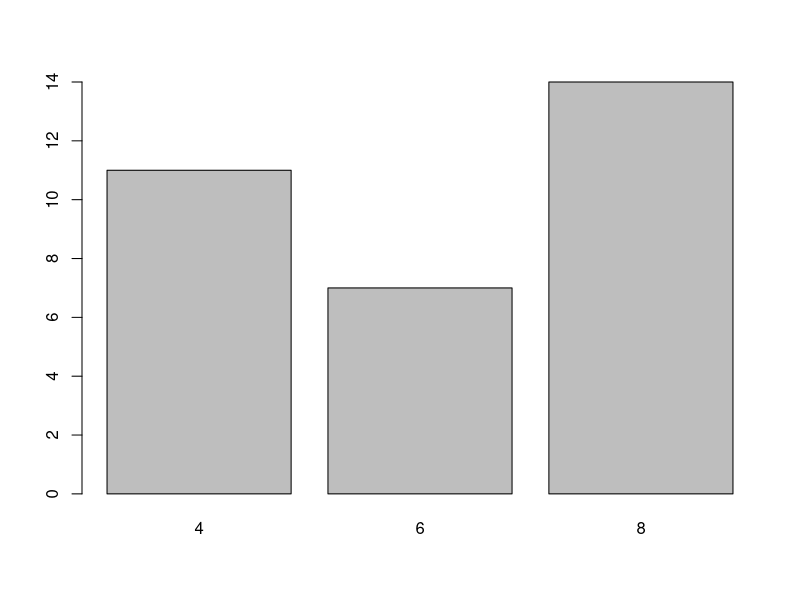
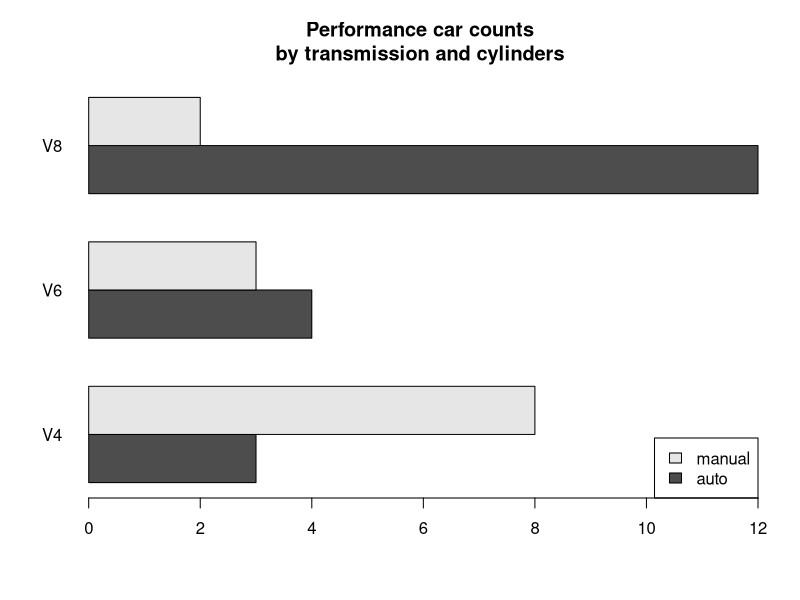

Write the R code that produced these figures, in order. (Note: this script raises an error after producing the figures.)
# _______________________________ BASIC DATA VISUALIZATION _________________________________________
# Data visualization is an important part of a statistical analysis. The 
# visualization tools appropriate for a given data set are dependent upon the 
# types of variables
# Plot and ggplot2 help for visualization.

#----- ----- ------  ----- ----- ------  ----- ----- ------  ----- ----- ------
# Barplots and Pie Charts

# Barplots and pie charts are commonly used to visualize qualitative data by 
# category frequency.

#----- ----- ------  ----- ----- ------  ----- ----- ------  ----- ----- ------
# Barplot: 
# A barplot draws either vertical or horizontal bars, typically separated by white
# space, to visualize frequencies according to the relevant categories. Though
# the raw frequencies themselves are usually displayed, a barplot can also
# be used to visualize other quantities, such as means or proportions, which
# directly depend upon these frequencies.

# Example:-
mtcars

cyl.freq <- table(mtcars$cyl)
cyl.freq

# This is a stacked plot
barplot(cyl.freq)    

table(mtcars$cyl[mtcars$am==0])
table(mtcars$cyl[mtcars$am==1])

# Types of bar plot:-
# stacked --> where bars are split up vertically 
# dodged  --> Where bars are broken up and placed beside each other.

cyl.freq.matrix <- table(mtcars$am,mtcars$cyl)
cyl.freq.matrix

# This is a dodged plot
barplot(cyl.freq.matrix,beside=TRUE,horiz=TRUE,las=1,
        main="Performance car counts\nby transmission and cylinders",
        names.arg=c("V4","V6","V8"),legend.text=c("auto","manual"),
        args.legend=list(x="bottomright"))


# help 
?barplot

qplot(factor(mtcars$cyl),geom="bar")
# Note here that the relevant geom is "bar"

qplot(factor(mtcars$cyl),geom="blank",fill=factor(mtcars$am),xlab="",
      ylab="",main="Performance car counts\nby transmission and cylinders")
+ geom_bar(position="dodge")
+ scale_x_discrete(labels=c("V4","V6","V8"))
+ scale_y_continuous(breaks=seq(0,12,2))
+ theme_bw() + coord_flip()
+ scale_fill_grey(name="Trans.",labels=c("auto","manual"))
#----- ----- ------  ----- ----- ------  ----- ----- ------  ----- ----- ------
# Pie chart

# The venerable pie chart is an alternative option for visualizing frequency based
# quantities across levels of categorical variables, with appropriately
# sized “slices” representing the relative counts of each categorical variable.

pie(table(mtcars$cyl),labels=c("V4","V6","V8"), col=c("white","gray","black"),
    main="Performance cars by cylinders")

# Pie charts are a bad way of displaying information.

#----- ----- ------  ----- ----- ------  ----- ----- ------  ----- -----  ------
# Histograms

# To visualize the distribution of continuous measurements, we can use a histograma
mtcars$hp

# A histogram also measures frequencies, but in targeting a numeric-continuous 
# variable, it’s first necessary to “bin” the observed data, meaning to define 
# intervals and then count the number of continuous observations that fall within 
# each one. The size of this interval is known as the binwidth.

hist(mtcars$hp)
# This is a right or positive skew

hist(mtcars$hp,breaks=seq(0,400,25),col="gray",main="Horsepower",xlab="HP")
abline(v=c(mean(mtcars$hp),median(mtcars$hp)),lty=c(2,3),lwd=2)
legend("topright",legend=c("mean HP","median HP"),lty=c(2,3),lwd=2)


#---------------
# Histograms using ggplot
qplot(mtcars$hp)
# `stat_bin()` using `bins = 30`. Pick better value with `binwidth`.

qplot(mtcars$hp,geom="blank",main="Horsepower",xlab="HP")
+ geom_histogram(color="black",fill="white",breaks=seq(0,400,25),
                 closed="right")
+ geom_vline(mapping=aes(xintercept=c(mean(mtcars$hp),median(mtcars$hp)),
                         linetype=factor(c("mean","median"))),show.legend=TRUE)
+ scale_linetype_manual(values=c(2,3)) + labs(linetype="")

#----- ----- ------  ----- ----- ------  ----- ----- ------  ----- ----- ------
# Box-and-Whisker Plots (or boxplot)

hist(quakes$mag)
boxplot(quakes$mag)
# IQR 
# Mathematically,
# IQR = Q3 – Q1

# where,
# Q3 upper quartile value
# Q1 lower quartile value
# Dark bold line in the middle of the box is median
# circle points are the outliers

# -----------------------
# Side-by-Side Boxplots

stations.fac <- cut(quakes$stations,breaks=c(0,50,100,150))
stations.fac[1:5]

boxplot(quakes$mag~stations.fac, xlab="# stations detected",ylab="Magnitude",col="gray")

qplot(stations.fac,quakes$mag,geom="boxplot", xlab="# stations detected",ylab="Magnitude")

#_________________________________________________________________________________________
# Scatterplots

plot(iris[,4],iris[,3],type="n",xlab="Petal Width (cm)", ylab="Petal Length (cm)")

points(iris[iris$Species=="setosa",4], iris[iris$Species=="setosa",3],pch=19,col="black")

points(iris[iris$Species=="virginica",4], iris[iris$Species=="virginica",3],pch=19,col="gray")

points(iris[iris$Species=="versicolor",4], iris[iris$Species=="versicolor",3],pch=1,col="black")

legend("topleft",legend=c("setosa","virginica","versicolor"), col=c("black","gray","black"),pch=c(19,19,1))

#--------------
# For two objects

iris_pch <- rep(19,nrow(iris))
iris_pch[iris$Species=="versicolor"] <- 1
iris_col <- rep("black",nrow(iris))
iris_col[iris$Species=="virginica"] <- "gray"
  
plot(iris[,4],iris[,3],col=iris_col,pch=iris_pch, xlab="Petal Width (cm)",ylab="Petal Length (cm)")

# Multi Scatterplots

pairs(iris[,1:4],pch=iris_pch,col=iris_col,cex=0.75)

qplot(iris[,4],iris[,3],xlab="Petal width",ylab="Petal length",
         shape=iris$Species) + scale_shape_manual(values=4:6) + labs(shape="Species")

# Scatterplot matrix (GGally)
install.packages("GGally")
library("GGally") 
ggpairs(iris,mapping=aes(col=Species),axisLabels="internal")





